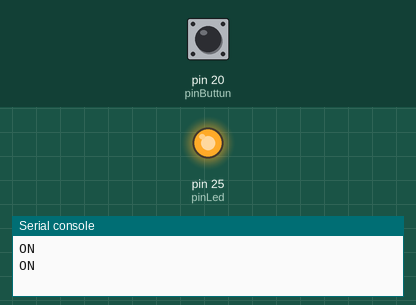
Bench run of a program on a simulated MicroPython board. Parts: output pins drawn as LEDs (lit = HIGH), the last lines printed to the serial console. Inputs (shaded band) come from the test bench; at power-on: pin 20 (pinButtun) HIGH.

Above: at 1.2 s.
1.3 s: pin 20 (pinButtun) pulled LOW for 1.2 s
At 2.3 s:
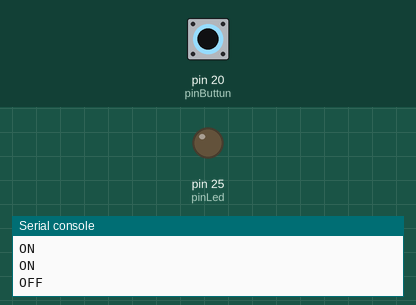
4.5 s: pin 20 (pinButtun) pulled LOW for 3.2 s
At 9.3 s:
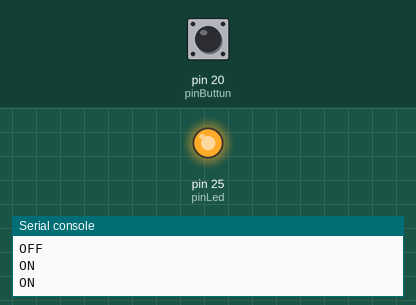
Timing chart, 0 to 10.8 s (numbered marks = the images above; inputs shaded):
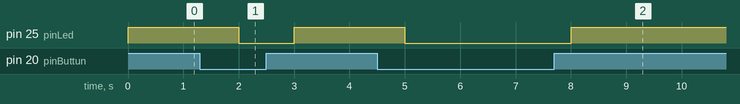

The program:

intPelda_1.py
```python
# ebben a példában nincs interrupt
# ez a példa bevezető a külső interruptkérés implementálására
from machine import Pin
import time

pinButtun = Pin(20, mode=Pin.IN, pull=Pin.PULL_UP)
pinLed = Pin(25, mode=Pin.OUT)

while True:
    if pinButtun.value():
        pinLed.on()
        print("ON")
    else:
        pinLed.off()
        print("OFF")
    time.sleep(1)

    # valami egyéb kód
```

Measured:
- after the input at 1.3 s, pin 25 (pinLed): HIGH → LOW after 0.70 s, → HIGH 1.0 s later
- after the input at 4.5 s, pin 25 (pinLed): HIGH → LOW after 0.50 s, → HIGH 3.0 s later
